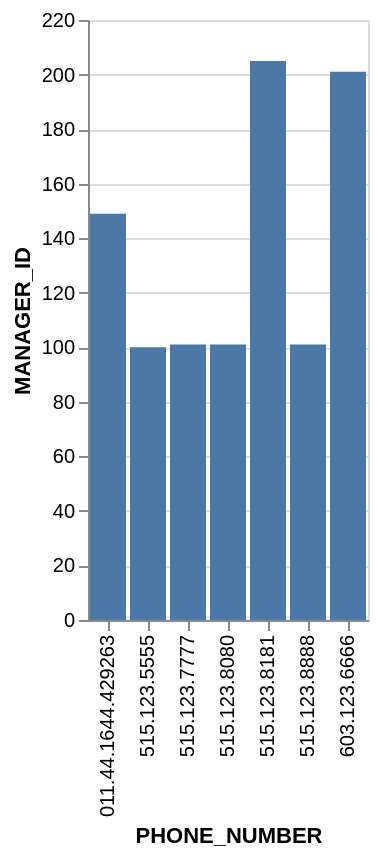

Source (Vega-Lite JSON):
### Vega-Lite specification from a JSON file in a GitHub repository (floating-point values rounded to 4 significant figures)
{"data": {"values": [{"x_data": "011.44.1644.429263", "y_data": 149}, {"x_data": "515.123.5555", "y_data": 100}, {"x_data": "515.123.7777", "y_data": 101}, {"x_data": "515.123.8080", "y_data": 101}, {"x_data": "515.123.8181", "y_data": 205}, {"x_data": "515.123.8888", "y_data": 101}, {"x_data": "603.123.6666", "y_data": 201}]}, "mark": "bar", "encoding": {"x": {"field": "x_data", "type": "nominal", "title": "PHONE_NUMBER", "sort": "ascending"}, "y": {"field": "y_data", "type": "quantitative", "title": "MANAGER_ID"}}}
